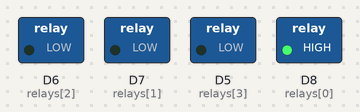
A sketch run on a simulated ESP8266 (NodeMCU). On the bench: switched loads named in the sketch (green lamp = pin HIGH).

Above: at 0.1 s.
At 1.5 s:
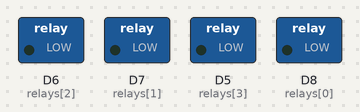
At 9.1 s:
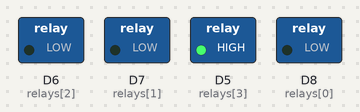
At 17.05 s:
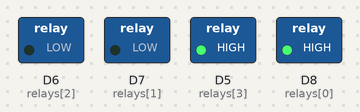
At 26.8 s:
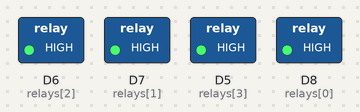
At 39.65 s:
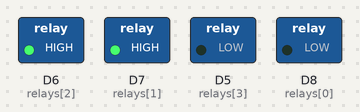
Timing chart, 0 to 40.0 s (numbered marks = the images above):
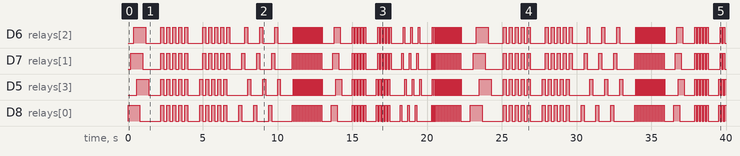

Measured:
- by itself, D6 (relays[2]): LOW → HIGH at 0.40 s, → LOW 0.80 s later, → HIGH 1.0 s later, → LOW 0.20 s later, … (220 changes in this stretch)
- by itself, D7 (relays[1]): LOW → HIGH at 0.20 s, → LOW 0.80 s later, → HIGH 1.2 s later, → LOW 0.20 s later, … (220 changes in this stretch)
- by itself, D5 (relays[3]): LOW → HIGH at 0.60 s, → LOW 0.80 s later, → HIGH 0.80 s later, → LOW 0.20 s later, … (221 changes in this stretch)
- by itself, D8 (relays[0]): LOW → HIGH at 0.00 s, → LOW 0.80 s later, → HIGH 1.4 s later, → LOW 0.20 s later, … (221 changes in this stretch)

The sketch:

RELAYTEST.ino
```cpp
/*-----------------4CH RELAY MODULE RESPONSE TEST PROGRAM----------------------*/
/*----------------------Source Code by Habib Muhammad--------------------------*/
/*-------------------Modified & Adapted by Habib.m @Hab_mz---------------------*/
/*------------------------------------V1.0-------------------------------------*/

//=============================ATUR SESUAI PENGGUNAAN BOARD ANDA, COMMENT SALAH SATU==================================//

//uint8_t relays[] = {8, 7, 6, 5};  // UNCOMMENT JIKA MENGGUNAKAN ARDUINO UNO
uint8_t relays[] = {D8, D7, D6, D5};  // UNCOMMENT JIKA MENGGUNAKAN ESP8266

//=============================ATUR SESUAI PENGGUNAAN BOARD ANDA, COMMENT SALAH SATU==================================//


//------------------------------Mulai setup---------------------------------------//
void setup() {
  for ( int i = 0 ; i < 4 ; i++) {
    pinMode(relays[i], OUTPUT);
    digitalWrite(relays[i], LOW);
  }
}

void loop() {
  //---------------ANIMATION 1---------------------//
  for ( int i = 0 ; i < 4 ; i++) {
    digitalWrite(relays[i], HIGH);
    delay(200);
  }

  for ( int i = 0 ; i < 4 ; i++) {
    digitalWrite(relays[i], LOW);
    delay(200);
  }

  delay(600);

  //---------------ANIMATION 2---------------------//
  for ( int u = 0 ; u < 5 ; u++) {
    for ( int i = 0 ; i < 4 ; i++) {
      digitalWrite(relays[i], HIGH);
    }
    delay(200);
    for ( int i = 0 ; i < 4 ; i++) {
      digitalWrite(relays[i], LOW);
    }
    delay(200);
  }

  delay(600);

  //---------------ANIMATION 3---------------------//
  for ( int i = 0 ; i < 5 ; i++) {
    digitalWrite(relays[0], HIGH);
    digitalWrite(relays[3], HIGH);
    digitalWrite(relays[1], LOW);
    digitalWrite(relays[2], LOW);
      delay(200);
    digitalWrite(relays[0], LOW);
    digitalWrite(relays[3], LOW);
    digitalWrite(relays[1], HIGH);
    digitalWrite(relays[2], HIGH);
      delay(200);
  }

  for ( int i = 0 ; i < 4 ; i++) {
    digitalWrite(relays[i], LOW);
  }
  delay(600);

  //---------------ANIMATION 4---------------------//
  for ( int i = 0 ; i < 3 ; i++) {
      digitalWrite(relays[0], HIGH);
      digitalWrite(relays[1], LOW);
      digitalWrite(relays[2], LOW);
      digitalWrite(relays[3], LOW);
        delay(200);
      digitalWrite(relays[0], LOW);
      digitalWrite(relays[1], HIGH);
      digitalWrite(relays[2], LOW);
      digitalWrite(relays[3], LOW);
        delay(200);
      digitalWrite(relays[0], LOW);
      digitalWrite(relays[1], LOW);
      digitalWrite(relays[2], HIGH);
      digitalWrite(relays[3], LOW);
        delay(200);
      digitalWrite(relays[0], LOW);
      digitalWrite(relays[1], LOW);
      digitalWrite(relays[2], LOW);
      digitalWrite(relays[3], HIGH);
        delay(200);
      digitalWrite(relays[0], LOW);
      digitalWrite(relays[1], LOW);
      digitalWrite(relays[2], LOW);
      digitalWrite(relays[3], LOW);
        delay(200);
  }

  delay(600);

  //---------------ANIMATION 5---------------------//
  for ( int i = 0 ; i < 2 ; i++) {
    for ( int J = 0 ; J < 5 ; J++) {
      digitalWrite(relays[0], HIGH);
      digitalWrite(relays[1], HIGH);
      digitalWrite(relays[2], LOW);
      digitalWrite(relays[3], LOW);
        delay(50);
      digitalWrite(relays[0], LOW);
      digitalWrite(relays[1], LOW);
      digitalWrite(relays[2], HIGH);
      digitalWrite(relays[3], HIGH);
        delay(50);
    }
    for ( int J = 0 ; J < 5 ; J++) {
      digitalWrite(relays[0], HIGH);
      digitalWrite(relays[1], HIGH);
      digitalWrite(relays[2], LOW);
      digitalWrite(relays[3], LOW);
        delay(50);
      digitalWrite(relays[0], LOW);
      digitalWrite(relays[1], LOW);
      digitalWrite(relays[2], HIGH);
      digitalWrite(relays[3], HIGH);
        delay(50);
    }
  }

  for ( int i = 0 ; i < 4 ; i++) {
    digitalWrite(relays[i], LOW);
  }

  delay(600);

  //---------------ANIMATION 6---------------------//
  for ( int i = 4 ; i < 0 ; i--) {
    digitalWrite(relays[i], HIGH);
    delay(200);
  }

  for ( int i = 4 ; i < 0 ; i--) {
    digitalWrite(relays[i], LOW);
    delay(200);
  }


//==========================================FAST MODE=========================================//

  //---------------ANIMATION 1---------------------//
  for ( int i = 0 ; i < 4 ; i++) {
    digitalWrite(relays[i], HIGH);
    delay(100);
  }

  for ( int i = 0 ; i < 4 ; i++) {
    digitalWrite(relays[i], LOW);
    delay(100);
  }

  delay(600);

  //---------------ANIMATION 2---------------------//
  for ( int u = 0 ; u < 5 ; u++) {
    for ( int i = 0 ; i < 4 ; i++) {
      digitalWrite(relays[i], HIGH);
    }
    delay(100);
    for ( int i = 0 ; i < 4 ; i++) {
      digitalWrite(relays[i], LOW);
    }
    delay(100);
  }

  delay(600);

  //---------------ANIMATION 3---------------------//
  for ( int i = 0 ; i < 5 ; i++) {
    digitalWrite(relays[0], HIGH);
    digitalWrite(relays[3], HIGH);
    digitalWrite(relays[1], LOW);
    digitalWrite(relays[2], LOW);
      delay(100);
    digitalWrite(relays[0], LOW);
    digitalWrite(relays[3], LOW);
    digitalWrite(relays[1], HIGH);
    digitalWrite(relays[2], HIGH);
      delay(100);
  }

  for ( int i = 0 ; i < 4 ; i++) {
    digitalWrite(relays[i], LOW);
  }
  delay(600);

  //---------------ANIMATION 4---------------------//
  for ( int i = 0 ; i < 3 ; i++) {
      digitalWrite(relays[0], HIGH);
      digitalWrite(relays[1], LOW);
      digitalWrite(relays[2], LOW);
      digitalWrite(relays[3], LOW);
        delay(100);
      digitalWrite(relays[0], LOW);
      digitalWrite(relays[1], HIGH);
      digitalWrite(relays[2], LOW);
      digitalWrite(relays[3], LOW);
        delay(100);
      digitalWrite(relays[0], LOW);
      digitalWrite(relays[1], LOW);
      digitalWrite(relays[2], HIGH);
      digitalWrite(relays[3], LOW);
        delay(100);
      digitalWrite(relays[0], LOW);
      digitalWrite(relays[1], LOW);
      digitalWrite(relays[2], LOW);
      digitalWrite(relays[3], HIGH);
        delay(100);
      digitalWrite(relays[0], LOW);
      digitalWrite(relays[1], LOW);
      digitalWrite(relays[2], LOW);
      digitalWrite(relays[3], LOW);
        delay(100);
  }

  delay(600);

  //---------------ANIMATION 5---------------------//
  for ( int i = 0 ; i < 2 ; i++) {
    for ( int J = 0 ; J < 5 ; J++) {
      digitalWrite(relays[0], HIGH);
      digitalWrite(relays[1], HIGH);
      digitalWrite(relays[2], LOW);
      digitalWrite(relays[3], LOW);
        delay(50);
      digitalWrite(relays[0], LOW);
      digitalWrite(relays[1], LOW);
      digitalWrite(relays[2], HIGH);
      digitalWrite(relays[3], HIGH);
        delay(50);
    }
    for ( int J = 0 ; J < 5 ; J++) {
      digitalWrite(relays[0], HIGH);
      digitalWrite(relays[1], HIGH);
      digitalWrite(relays[2], LOW);
      digitalWrite(relays[3], LOW);
        delay(50);
      digitalWrite(relays[0], LOW);
      digitalWrite(relays[1], LOW);
      digitalWrite(relays[2], HIGH);
      digitalWrite(relays[3], HIGH);
        delay(50);
    }
  }

  for ( int i = 0 ; i < 4 ; i++) {
    digitalWrite(relays[i], LOW);
  }

  delay(600);

  //---------------ANIMATION 6---------------------//
  for ( int i = 4 ; i < 0 ; i--) {
    digitalWrite(relays[i], HIGH);
    delay(100);
  }

  for ( int i = 4 ; i < 0 ; i--) {
    digitalWrite(relays[i], LOW);
    delay(100);
  }
}
/*------------------------------------@hab_mz-------------------------------------*/
```
